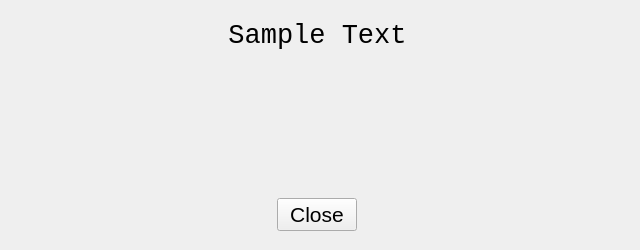
<?xml version="1.0" encoding="UTF-8"?>
<ui version="4.0">
 <author>Esmail</author>
 <class>About</class>
 <widget class="QWidget" name="About">
  <property name="windowModality">
   <enum>Qt::NonModal</enum>
  </property>
  <property name="geometry">
   <rect>
    <x>0</x>
    <y>0</y>
    <width>640</width>
    <height>250</height>
   </rect>
  </property>
  <property name="sizePolicy">
   <sizepolicy hsizetype="Fixed" vsizetype="Fixed">
    <horstretch>0</horstretch>
    <verstretch>0</verstretch>
   </sizepolicy>
  </property>
  <property name="minimumSize">
   <size>
    <width>640</width>
    <height>250</height>
   </size>
  </property>
  <property name="maximumSize">
   <size>
    <width>640</width>
    <height>250</height>
   </size>
  </property>
  <property name="acceptDrops">
   <bool>false</bool>
  </property>
  <property name="windowTitle">
   <string>About</string>
  </property>
  <widget class="QWidget" name="verticalLayoutWidget">
   <property name="geometry">
    <rect>
     <x>12</x>
     <y>20</y>
     <width>611</width>
     <height>211</height>
    </rect>
   </property>
   <layout class="QVBoxLayout" name="verticalLayout">
    <property name="sizeConstraint">
     <enum>QLayout::SetDefaultConstraint</enum>
    </property>
    <item alignment="Qt::AlignHCenter|Qt::AlignTop">
     <widget class="QLabel" name="label">
      <property name="font">
       <font>
        <family>Liberation Mono</family>
        <pointsize>20</pointsize>
        <italic>false</italic>
        <kerning>true</kerning>
       </font>
      </property>
      <property name="cursor">
       <cursorShape>IBeamCursor</cursorShape>
      </property>
      <property name="text">
       <string>Sample Text</string>
      </property>
      <property name="textFormat">
       <enum>Qt::RichText</enum>
      </property>
      <property name="scaledContents">
       <bool>false</bool>
      </property>
      <property name="alignment">
       <set>Qt::AlignCenter</set>
      </property>
      <property name="wordWrap">
       <bool>false</bool>
      </property>
      <property name="openExternalLinks">
       <bool>true</bool>
      </property>
      <property name="textInteractionFlags">
       <set>Qt::LinksAccessibleByMouse|Qt::TextSelectableByMouse</set>
      </property>
      <property name="buddy">
       <cstring></cstring>
      </property>
     </widget>
    </item>
    <item alignment="Qt::AlignHCenter|Qt::AlignBottom">
     <widget class="QPushButton" name="pushButton">
      <property name="minimumSize">
       <size>
        <width>0</width>
        <height>0</height>
       </size>
      </property>
      <property name="maximumSize">
       <size>
        <width>200</width>
        <height>16777215</height>
       </size>
      </property>
      <property name="font">
       <font>
        <family>MS Sans Serif</family>
        <pointsize>16</pointsize>
       </font>
      </property>
      <property name="text">
       <string>Close</string>
      </property>
     </widget>
    </item>
   </layout>
  </widget>
 </widget>
 <resources/>
 <connections>
  <connection>
   <sender>pushButton</sender>
   <signal>clicked()</signal>
   <receiver>About</receiver>
   <slot>close()</slot>
   <hints>
    <hint type="sourcelabel">
     <x>304</x>
     <y>293</y>
    </hint>
    <hint type="destinationlabel">
     <x>218</x>
     <y>471</y>
    </hint>
   </hints>
  </connection>
  <connection>
   <sender>About</sender>
   <signal>set_text(QString)</signal>
   <receiver>label</receiver>
   <slot>setText(QString)</slot>
   <hints>
    <hint type="sourcelabel">
     <x>4</x>
     <y>8</y>
    </hint>
    <hint type="destinationlabel">
     <x>293</x>
     <y>49</y>
    </hint>
   </hints>
  </connection>
 </connections>
 <slots>
  <signal>set_text(QString)</signal>
 </slots>
</ui>
